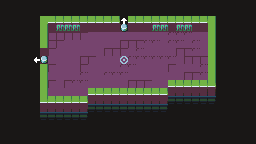

Tiled map render using the project's own tile images. Description and the whole map definition, tile-layer contents included, below:
An orthogonal 32x18 tile map with 8x8 px tiles, 2 tile layers (Background, Forground) and 1 object.

<map version="1.2" tiledversion="1.3.2" orientation="orthogonal" renderorder="right-down" compressionlevel="0" width="32" height="18" tilewidth="8" tileheight="8" infinite="0" nextlayerid="4" nextobjectid="2">
 <tileset firstgid="1" source="../Tilesets/DungeonTileSet.tsx" />
 <layer id="1" name="Background" width="32" height="18">
  <data encoding="csv">
1,1,1,1,1,1,1,1,1,1,1,1,1,1,1,1,1,1,1,1,1,1,1,1,1,1,1,1,1,1,1,1,
1,1,1,1,1,1,1,1,1,1,1,1,1,1,1,1,1,1,1,1,1,1,1,1,1,1,1,1,1,1,1,1,
1,1,1,1,1,2,3,3,3,3,3,3,3,3,3,123,3,3,3,3,3,3,3,3,3,3,4,1,1,1,1,1,
1,1,1,1,1,4,5,38,38,38,5,5,5,5,5,16,5,5,5,38,38,5,38,38,5,5,4,1,1,1,1,1,
1,1,1,1,1,4,18,18,18,18,18,16,16,16,16,16,16,16,16,16,16,17,17,17,16,16,4,1,1,1,1,1,
1,1,1,1,1,4,18,18,16,16,16,16,16,16,16,18,18,18,17,17,16,17,17,16,17,16,4,1,1,1,1,1,
1,1,1,1,1,5,18,16,16,16,16,16,16,18,18,18,16,17,16,16,16,16,18,18,17,16,4,1,1,1,1,1,
1,1,1,1,121,16,16,16,16,16,18,18,16,16,16,125,17,17,17,17,17,17,16,18,18,18,4,1,1,1,1,1,
1,1,1,1,1,4,18,16,16,16,18,16,16,16,16,17,17,16,16,16,16,18,16,16,16,17,4,1,1,1,1,1,
1,1,1,1,1,4,16,16,16,16,17,16,16,17,17,17,16,16,16,16,16,16,16,18,18,17,4,1,1,1,1,1,
1,1,1,1,1,4,18,16,18,17,17,16,16,16,16,16,18,18,18,16,16,0,0,0,0,0,0,1,1,1,1,1,
1,1,1,1,1,4,16,16,16,16,16,0,0,0,0,0,0,0,0,0,0,14,14,14,14,6,6,1,1,1,1,1,
1,1,1,1,1,0,0,0,0,0,0,14,14,14,14,14,14,14,14,14,14,47,47,47,47,47,47,1,1,1,1,1,
1,1,1,1,1,14,14,14,14,14,14,47,47,47,47,47,47,47,47,47,47,1,1,1,1,1,1,1,1,1,1,1,
1,1,1,1,1,47,47,47,47,47,47,1,1,1,1,1,1,1,1,1,1,1,1,1,1,1,1,1,1,1,1,1,
1,1,1,1,1,1,1,1,1,1,1,1,1,1,1,1,1,1,1,1,1,1,1,1,1,1,1,1,1,1,1,1,
1,1,1,1,1,1,1,1,1,1,1,1,1,1,1,1,1,1,1,1,1,1,1,1,1,1,1,1,1,1,1,1,
1,1,1,1,1,1,1,1,1,1,1,1,1,1,1,1,1,1,1,1,1,1,1,1,1,1,1,1,1,1,1,1
</data>
 </layer>
 <layer id="2" name="Forground" width="32" height="18">
  <data encoding="csv">
0,0,0,0,0,0,0,0,0,0,0,0,0,0,0,0,0,0,0,0,0,0,0,0,0,0,0,0,0,0,0,0,
0,0,0,0,0,0,0,0,0,0,0,0,0,0,0,0,0,0,0,0,0,0,0,0,0,0,0,0,0,0,0,0,
0,0,0,0,0,0,0,0,0,0,0,0,0,0,0,0,0,0,0,0,0,0,0,0,0,0,0,0,0,0,0,0,
0,0,0,0,0,0,0,0,0,0,0,0,0,0,0,40,0,0,0,0,0,0,0,0,0,0,0,0,0,0,0,0,
0,0,0,0,0,0,0,0,0,0,0,0,0,0,0,0,0,0,0,0,0,0,0,0,0,0,0,0,0,0,0,0,
0,0,0,0,0,0,0,0,0,0,0,0,0,0,0,0,0,0,0,0,0,0,0,0,0,0,0,0,0,0,0,0,
0,0,0,0,0,0,0,0,0,0,0,0,0,0,0,0,0,0,0,0,0,0,0,0,0,0,0,0,0,0,0,0,
0,0,0,0,0,40,0,0,0,0,0,0,0,0,0,0,0,0,0,0,0,0,0,0,0,0,0,0,0,0,0,0,
0,0,0,0,0,0,0,0,0,0,0,0,0,0,0,0,0,0,0,0,0,0,0,0,0,0,0,0,0,0,0,0,
0,0,0,0,0,0,0,0,0,0,0,0,0,0,0,0,0,0,0,0,0,0,0,0,0,0,0,0,0,0,0,0,
0,0,0,0,0,0,0,0,0,0,0,0,0,0,0,0,0,0,0,0,0,3,3,3,3,3,3,0,0,0,0,0,
0,0,0,0,0,0,0,0,0,0,0,3,3,3,3,3,3,3,3,3,3,0,0,0,0,0,0,0,0,0,0,0,
0,0,0,0,0,3,3,3,3,3,3,0,0,0,0,0,0,0,0,0,0,0,0,0,0,0,0,0,0,0,0,0,
0,0,0,0,0,0,0,0,0,0,0,0,0,0,0,0,0,0,0,0,0,0,0,0,0,0,0,0,0,0,0,0,
0,0,0,0,0,0,0,0,0,0,0,0,0,0,0,0,0,0,0,0,0,0,0,0,0,0,0,0,0,0,0,0,
0,0,0,0,0,0,0,0,0,0,0,0,0,0,0,0,0,0,0,0,0,0,0,0,0,0,0,0,0,0,0,0,
0,0,0,0,0,0,0,0,0,0,0,0,0,0,0,0,0,0,0,0,0,0,0,0,0,0,0,0,0,0,0,0,
0,0,0,0,0,0,0,0,0,0,0,0,0,0,0,0,0,0,0,0,0,0,0,0,0,0,0,0,0,0,0,0
</data>
 </layer>
 <objectgroup id="3" name="Spawns">
  <object id="1" x="120" y="56">
   <point />
  </object>
 </objectgroup>
</map>
